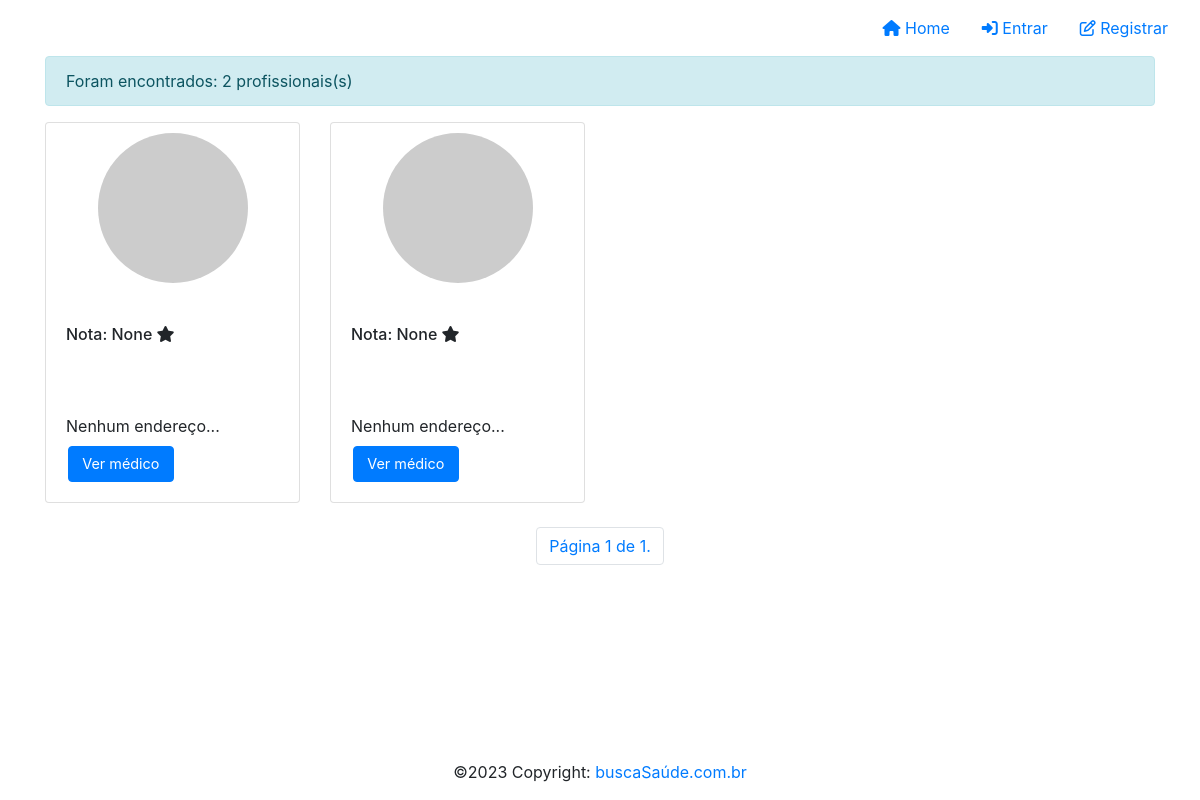
The page /professional/ on the database as committed earlier.
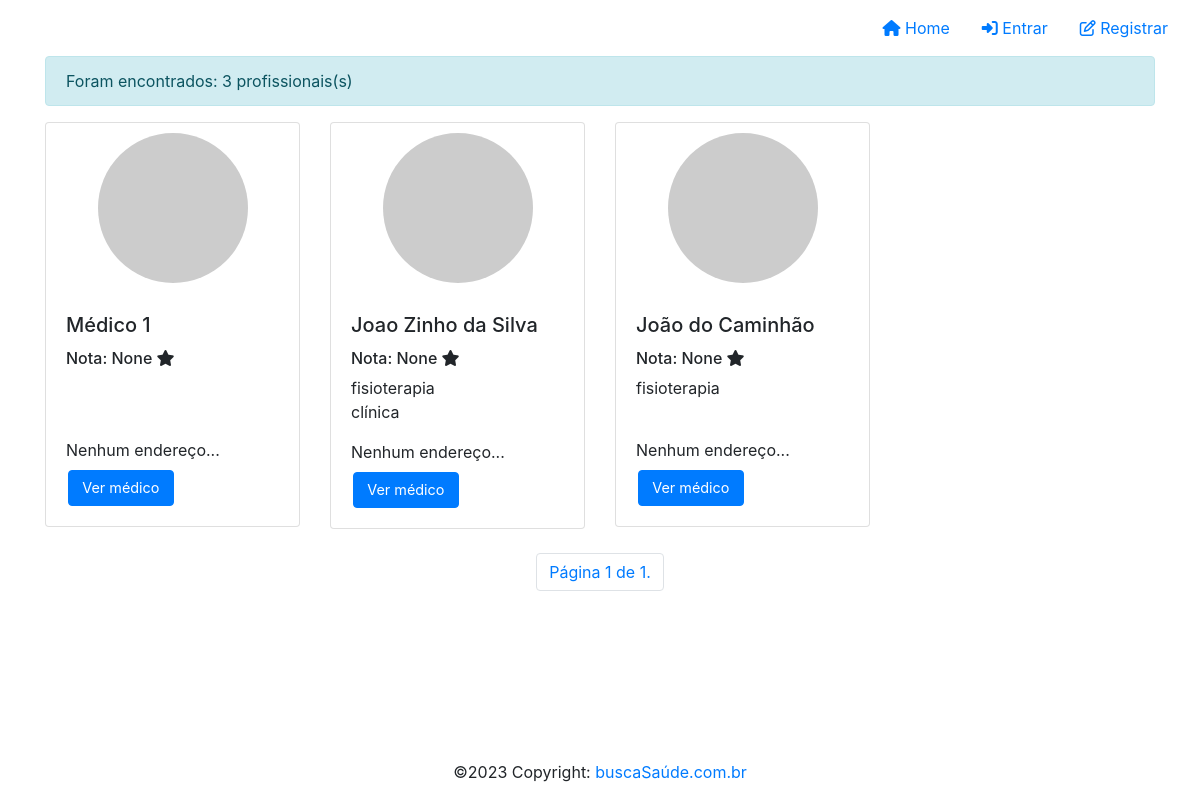
The same page on the database as committed later.
### buscaSaude/models/Profile.py (models this page shows, shortened)
class Profile(Base):
    user = models.OneToOneField(User, on_delete=models.CASCADE)
    perfil = models.IntegerField(choices=PROFILE_TYPE, default=3)
    data_nascimento = models.DateField(default=None, null=True, blank=True)
    user_image_profile = models.ImageField(null=True, blank=True)
    favoritos = models.ManyToManyField(User, blank=True, related_name="favoritos")
    especialidades = models.ManyToManyField("Especialidade")
    enderecos = models.ManyToManyField("Endereco")
    token = models.CharField(max_length=255, null=True, blank=True)
    def exibir_avaliacoes(self):
        from .Avaliacao import Avalicao
        try:
            avaliacoes = Avalicao.objects.filter(user__avaliado=self.user).aggregate(Sum('value'), Count('user'))
            if avaliacoes["user__count"] > 0:
                avaliacao_media = avaliacoes["value__sum"] / avaliacoes["user__count"]
                avaliacao_media = round(avaliacao_media, 2)
                return avaliacao_media
            return "Sem avaliações"
        except:
            pass

### buscaSaude/models/Especialidade.py (models this page shows)
class Especialidade(Base):
    especialidade = models.CharField(null=False, max_length=100)
    def __str__(self):
        return self.especialidade

### buscaSaude/views/ProfessionalView.py (the view)
def list_professional_view(request):
    nome = request.GET.get("username")
    especialidade = request.GET.get("especialidade")
    bairro = request.GET.get("bairro")
    cidade = request.GET.get("cidade")
    estado = request.GET.get("uf")
    professionals = Profile.objects.filter(perfil=2)
    if nome is not None and nome != "":
        professionals = professionals.filter(Q(user__fisrt_name__contains=nome) | Q(user__username__contains=nome))
    if especialidade is not None:
        professionals = professionals.filter(especialidades__id=especialidade)
    if bairro is not None:
        professionals = professionals.filter(enderecos__bairro=bairro)
    else:
        if cidade is not None:
            professionals = professionals.filter(enderecos__bairro_cidade=cidade)
        elif estado is not None:
            professionals = professionals.filter(enderecos__bairro_cidade_uf=estado)
    if len(professionals) > 0:
        paginator = Paginator(professionals, 8)
        page = request.GET.get('page')
        professionals = paginator.get_page(page)
    get_copy = request.GET.copy()
    parameters = get_copy.pop("page", True) and get_copy.urlencode()
    context = {
        "professionals": professionals,
        "parameters": parameters
    }
    return render(request, template_name="professional/professionals.html", context=context, status=200)

### buscaSaude/templates/professional/professionals.html (shortened to what this page needs)
{% extends "base.html" %}
{% load static %}
{% block content %}
<div id="content">
    <div class="container">
        <div class="alert alert-info">
            Foram encontrados: {{ professionals | length }} profissionais(s)
        </div>
        <div class="row">
            {% for professional in professionals %}
            <div class="col-xs-12 col-md-3 col-lg-3">
                <div class="card mb-4">
                    <div class="image-circle" style="background-image:url('../buscaSaudeAdmin/media/{{professional.user_image_profile}}');"></div>
                    <div class="card-body">
                        <h5 class="card-title">{{professional.user.get_full_name}}</h5>
                        <h6>Nota: {{professional.exibir_avaliacoes}}
                            <i class="fa fa-star"></i>
                        </h6>
                        <ul class="specialties">
                            {% for especialidade in professional.especialidades.all %}
                            <li>{{especialidade}}</li>
                            {% endfor %}
                        </ul>
                        <div class="address mb-2" title="{{medic.addresses.first.address}}" alt="{{medic.addresses.first.address}}">
                            {{medic.addresses.first.address | default:"Nenhum endereço." | slice:":15"}}...
                        </div>
                        <a href="{% url 'profile' professional.user.id %}" class="btn btn-primary btn-card">
                            Ver médico
                        </a>
                    </div>
                </div>
            </div>
            {% endfor %}
        </div>
        <div class="row">
            <nav aria-label="Page navigation" class="navigation">
                <ul class="pagination">
                    <li class="page-item">
                        <a class="page-link" href="#">
                            Página {{ professionals.number }} de {{ professionals.paginator.num_pages }}.
                        </a>
                    </li>
                </ul>
            </nav>
        </div>
    </div>
</div>
{% endblock %}

### buscaSaude/templates/base.html (shortened to what this page needs)
{% load static %}
<!DOCTYPE html>
<html lang="pt-BR">
<head>
    <link rel="stylesheet" href="https://stackpath.bootstrapcdn.com/bootstrap/4.4.1/css/bootstrap.min.css">
    <link rel="stylesheet" href="https://stackpath.bootstrapcdn.com/fontawesome/4.7.0/css/font-awesome.min.css">
    <link rel="stylesheet" href="{% static 'css/global.css' %}">
</head>
<body>
<header>
    <nav class="navbar justify-content-end navbar-expand-lg">
        <ul class="nav">
            <li class="nav-item">
                <a class="nav-link" href="/">
                    <i class="fa fa-home"></i> Home
                </a>
            </li>
            {% if user.is_authenticated %}
                <li class="nav-item"><a class="nav-link" href="#">
                    <i class="fa fa-user"></i> Perfil</a>
                </li>
                <li class="nav-item"><a class="nav-link" href="#">
                    <i class="fa fa-edit"></i> Editar Perfil</a>
                </li>
                <li class="nav-item">
                    <a class="nav-link" href="#"><i class="fa fa-sign-out"></i> Sair</a>
                </li>
            {% else %}
            <li class="nav-item"><a class="nav-link" href="#">
                <i class="fa fa-sign-in"></i> Entrar</a>
            </li>
            <li class="nav-item"><a class="nav-link" href="#">
                <i class="fa fa-edit"></i> Registrar</a></li>
            {% endif %}
        </ul>
    </nav>
</header>
{% block content %}
{% endblock %}
<footer class="page-footer font-small blue">
    <div class="footer-copyright text-center py-3">©2023 Copyright:
        <a href="#">
            buscaSaúde.com.br</a>
    </div>
</footer>
</body>
</html>

### buscaSaude/static/css/global.css (style rules this page uses)
#content { min-height: calc(100vh - 112px); }
.image-circle { width: 150px; height: 150px; border-radius: 100%; margin: 10px auto; background-size: contain; background-color: #ccc; }
.btn-card { width: 49.5%; float: left; font-size: 0.9em; }
.btn-card:last-child { margin-left: 1%; }
.specialties { padding: 0; list-style: none; min-height: 46px; }
.navigation { margin: 0 auto; }

Rows that differ between the two databases and show on the page:
changed Profile: user.get_full_name (not shown) → "Médico 1"
changed Profile: gains Especialidade (especialidade "clínica"); user.get_full_name (not shown) → "Joao Zinho da Silva"
now on this page (row unchanged): Especialidade: especialidade "fisioterapia"
added Profile: user.get_full_name "João do Caminhão", exibir_avaliacoes "None", addresses.first.address "Nenhum endereço"
Other text that changed with them:
{{ professionals | length }}: "2" → "3"
